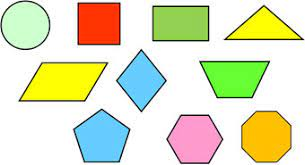
#> input picture Reasources/shapes.jpg, 305 x 165 px
$ python 'chapter 8.py'
#> lines starting #> are read from the running program, lines starting #| are printed output that depends on the picture; after the words box and inside, x2 and y2 are one past the last pixel; in counts of white or black regions, pixels touching at a corner belong together
import cv2
import numpy as np

path = 'Reasources/shapes.jpg'
img = cv2.imread(path)
#> img is the input picture: shape (165, 305, 3); mean B, G, R 190.7, 225.7, 222.2


def stackImages(scale, imgArray):
    rows = len(imgArray)
    cols = len(imgArray[0])
    rowsAvailable = isinstance(imgArray[0], list)
    width = imgArray[0][0].shape[1]
    height = imgArray[0][0].shape[0]
    if rowsAvailable:
        for x in range(0, rows):
            for y in range(0, cols):
                if imgArray[x][y].shape[:2] == imgArray[0][0].shape[:2]:
                    imgArray[x][y] = cv2.resize(imgArray[x][y], (0, 0), None, scale, scale)
                else:
                    imgArray[x][y] = cv2.resize(imgArray[x][y], (imgArray[0][0].shape[1], imgArray[0][0].shape[0]),
                                                None, scale, scale)
                if len(imgArray[x][y].shape) == 2: imgArray[x][y] = cv2.cvtColor(imgArray[x][y], cv2.COLOR_GRAY2BGR)
        imageBlank = np.zeros((height, width, 3), np.uint8)
        hor = [imageBlank] * rows
        hor_con = [imageBlank] * rows
        for x in range(0, rows):
            hor[x] = np.hstack(imgArray[x])
        ver = np.vstack(hor)
    else:
        for x in range(0, rows):
            if imgArray[x].shape[:2] == imgArray[0].shape[:2]:
                imgArray[x] = cv2.resize(imgArray[x], (0, 0), None, scale, scale)
            else:
                imgArray[x] = cv2.resize(imgArray[x], (imgArray[0].shape[1], imgArray[0].shape[0]), None, scale, scale)
            if len(imgArray[x].shape) == 2: imgArray[x] = cv2.cvtColor(imgArray[x], cv2.COLOR_GRAY2BGR)
        hor = np.hstack(imgArray)
        ver = hor
    return ver


def getContours(img):
    contours, hierarchy = cv2.findContours(img, cv2.RETR_EXTERNAL, cv2.CHAIN_APPROX_NONE)
    for ct in contours:
        area = cv2.contourArea(ct)
        # print(area)
        # real imgae, contour, then all or all?, color in BGR, then thiknbes
        if area>500:
            cv2.drawContours(imgContour, ct, -1, (255, 0, 0), 3)
            peri = cv2.arcLength(ct, True)
            # the contour, resolution (can play around a bit with it), then true for closed shape
            approx = cv2.approxPolyDP(ct, 0.02*peri, True)
            # will give us the points of the shapes
            objCor = len(approx)
            print(objCor)
            x,y, w,h = cv2.boundingRect(approx)

            if objCor == 3: object_type = "Tri"
            elif objCor == 4:
                aspect_ratio = w/float(h)
                if aspect_ratio > 0.95 and aspect_ratio < 1.05:
                    # square aspect ratio normally is 1
                    object_type = "Square"
                else:
                    object_type = "Rectangle"
            elif objCor == 5: object_type = "Pentagon"
            elif objCor == 6: object_type = "Hexagon"
            elif objCor == 7: object_type = "Pentagon"
            else: object_type="Circle"

            cv2.rectangle(imgContour, (x,y), (x+w, y+h), (0,255,0), 2)
            cv2.putText(imgContour, object_type,
                        (x+(w//2)-10, y+(h//2)-10), cv2.FONT_HERSHEY_PLAIN, 1.5, (0,0,0), 2)

    return


imgGray = cv2.cvtColor(img, cv2.COLOR_BGR2GRAY)
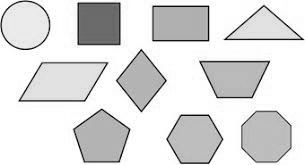
#> imgGray: shape (165, 305); min 0, max 255, mean 220.6
# kernal then sigma or alpha
imgBlur = cv2.GaussianBlur(imgGray, (7, 7), 1)
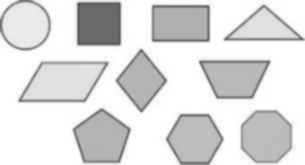
#> imgBlur: shape (165, 305); min 82, max 255, mean 220.6
imgCanny = cv2.Canny(imgBlur, 50, 50)
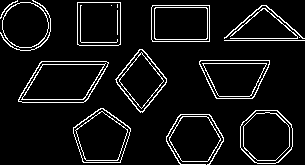
#> imgCanny: shape (165, 305); 7.3% white in thin lines or dots
imgContour = img.copy()
getContours(imgCanny)
#> in getContours, `contours, hierarchy = cv2.findContours(img, cv2.RETR_EXTERNAL, cv2.CHA..`: contours = 15 contours, 2 with area under 20; largest, box (x1, y1, x2, y2) and area: (18, 61, 109, 103) 2820, (240, 110, 293, 164) 2296, (73, 108, 131, 163) 2246, (199, 60, 270, 99) 2096, (151, 5, 210, 42) 2085
#> the loop in getContours, `for ct in contours:` made 15 passes
#> (area, peri, approx, objCor, x, y, w, h) on passes 5, 6, 7, 11, 12: (2819.5, 233.3, [[18, 101], [83, 102], [108, 62], [41, 61]], 4, 18, 61, 91, 42), (2095.5, 195.5, [[199, 61], [216, 98], [252, 98], [269, 60]], 4, 199, 60, 71, 39), (1766.5, 172, [[139, 49], [115, 79], [142, 112], [166, 78]], 4, 115, 49, 52, 64), (2085, 186.8, [[152, 5], [152, 41], [209, 41], [209, 5]], 4, 152, 5, 58, 37), (1846, 170.8, [[77, 2], [77, 44], [120, 44], [120, 2]], 4, 77, 2, 44, 43)
#> (area, peri, objCor, x, y, w, h, object_type) on passes 1, 3, 4, 13: (1747, 161.5, 6, 169, 116, 52, 46, 'Hexagon'), (2296.5, 175.4, 8, 240, 110, 52, 53, 'Circle'), (2245.5, 187.4, 6, 73, 108, 58, 55, 'Hexagon'), (1648, 151.5, 8, 2, 2, 47, 46, 'Circle')
#| 6
#| 8
#| 6
#| 4
#| 4
#| 4
#| 4
#| 4
#> (further printed lines are left out)
#> after the loop in getContours, `for ct in contours:`:
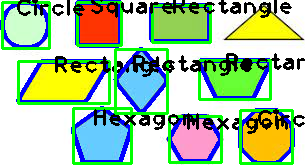
#> imgContour: shape (165, 305, 3); mean B, G, R 159.8, 196.2, 167

# [4 lines of commented-out code are left out]
imgStack = stackImages(1.5, ([img, imgGray, imgBlur], [img, imgContour, imgCanny]))
#> after the loop in stackImages, `for x in range(0, rows):`: hor = 2 items
#> in stackImages, `ver = np.vstack(hor)`:
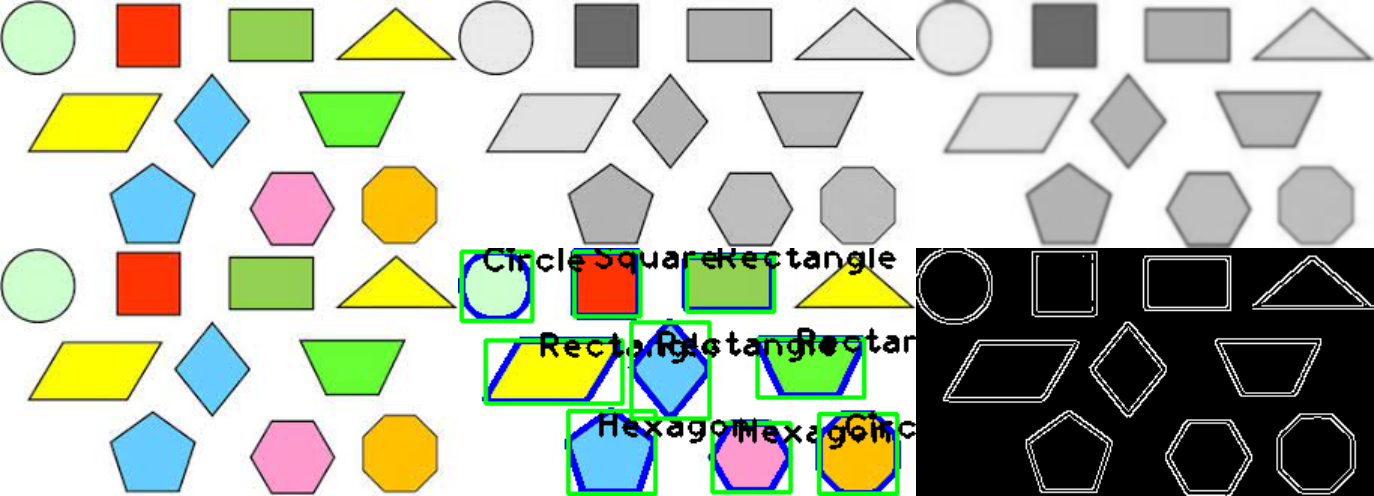
#> ver: shape (496, 1374, 3); mean of channels 0, 1, 2 166.9, 184.5, 178.5; drawn as B, G, R
cv2.imshow("image ", imgStack)
cv2.waitKey(0)
